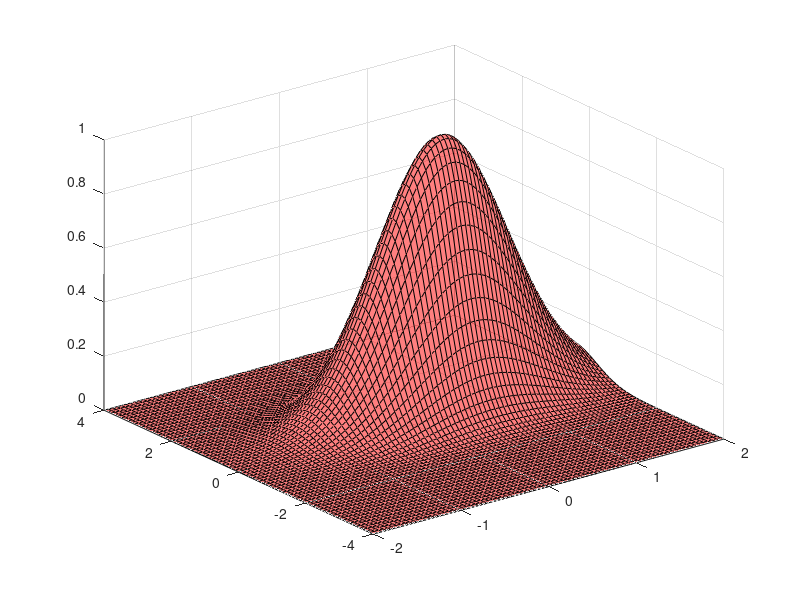

Source code (MATLAB):
% II 
p = [2,-5,0,8];
polyval(p,2);

p2 = [1,-5,-17,21];
roots(p2);

% III
% Ex 1
x = 0:1e-5:1;
y = exp(10*x.*(x-1)).*sin(12*pi*x);
%plot(x,y);

a = -20; b = -2/3;
t = 0:1e-5:10*pi;
x = (a+b)*cos(t)-b*cos((a/b+1)*t);
y = (a+b)*sin(t)-b*sin((a/b+1)*t);
%plot(x,y);

% Ex 2
x = 0:1e-5:2*pi;
f1 = cos(x);
f2 = sin(x);
f3 = cos(2*x);
%plot(x,f1,x,f2,'--',x,f3,'-*');

% Ex 3
x = 0:1:50;
y = x/2.*(mod(x,2)==0)+(3*x+1).*(mod(x,2)==1);
%plot(x,y,'*');

% Ex 4
% plot(fft(eye(17)));
% plot(fft(eye(17))), axis equal, axis square;
% plot(fft(eye(17))), axis equal, axis off;

% Ex 6
X = -2:1e-1/2:2;
Y = -4:1e-1:4;
[x, y] = meshgrid(X, Y);
g = exp(-((x-1/2).^2+(y-1/2).^2));
srf = surf(x,y,g);
set(srf,'FaceColor',[1 0 0],'FaceAlpha',0.5);